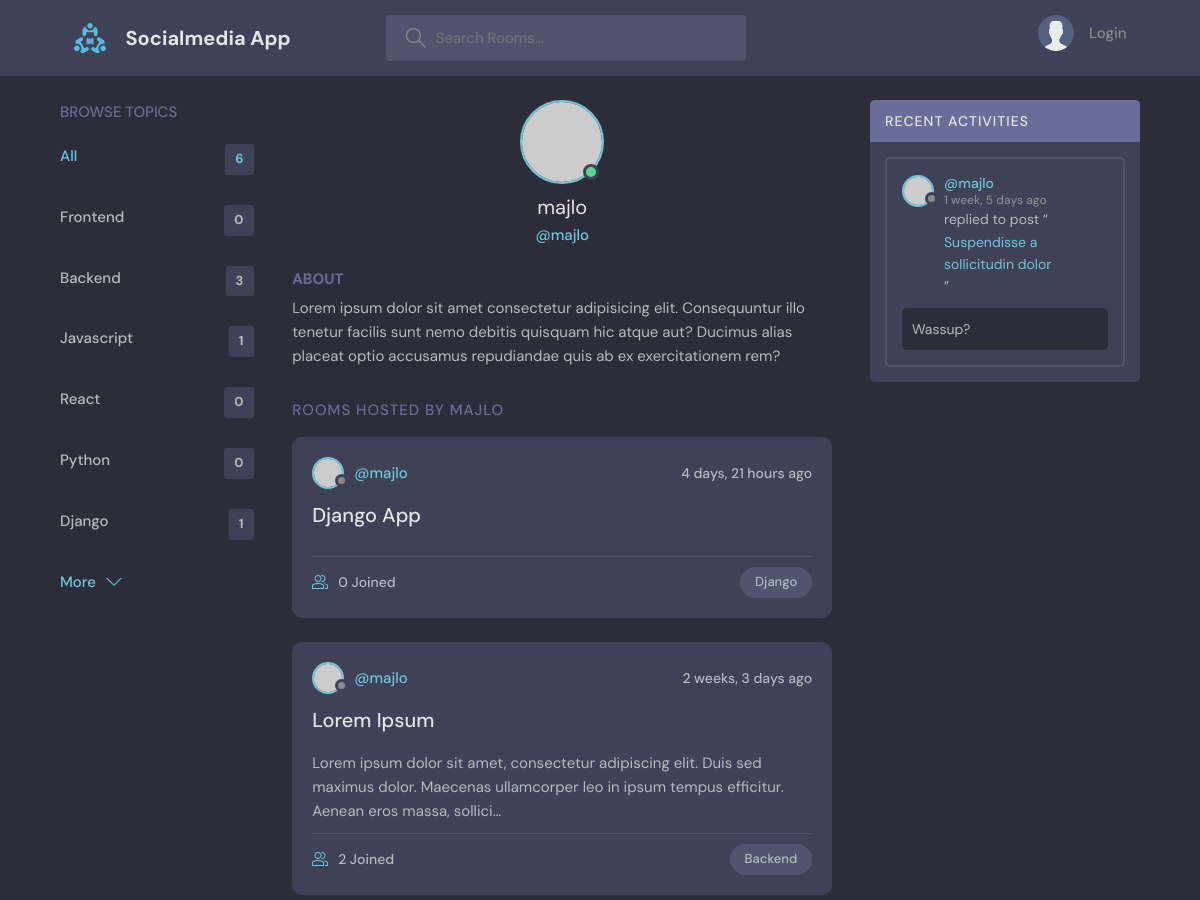
The page /profile/1 (upper part) on the database as committed earlier.
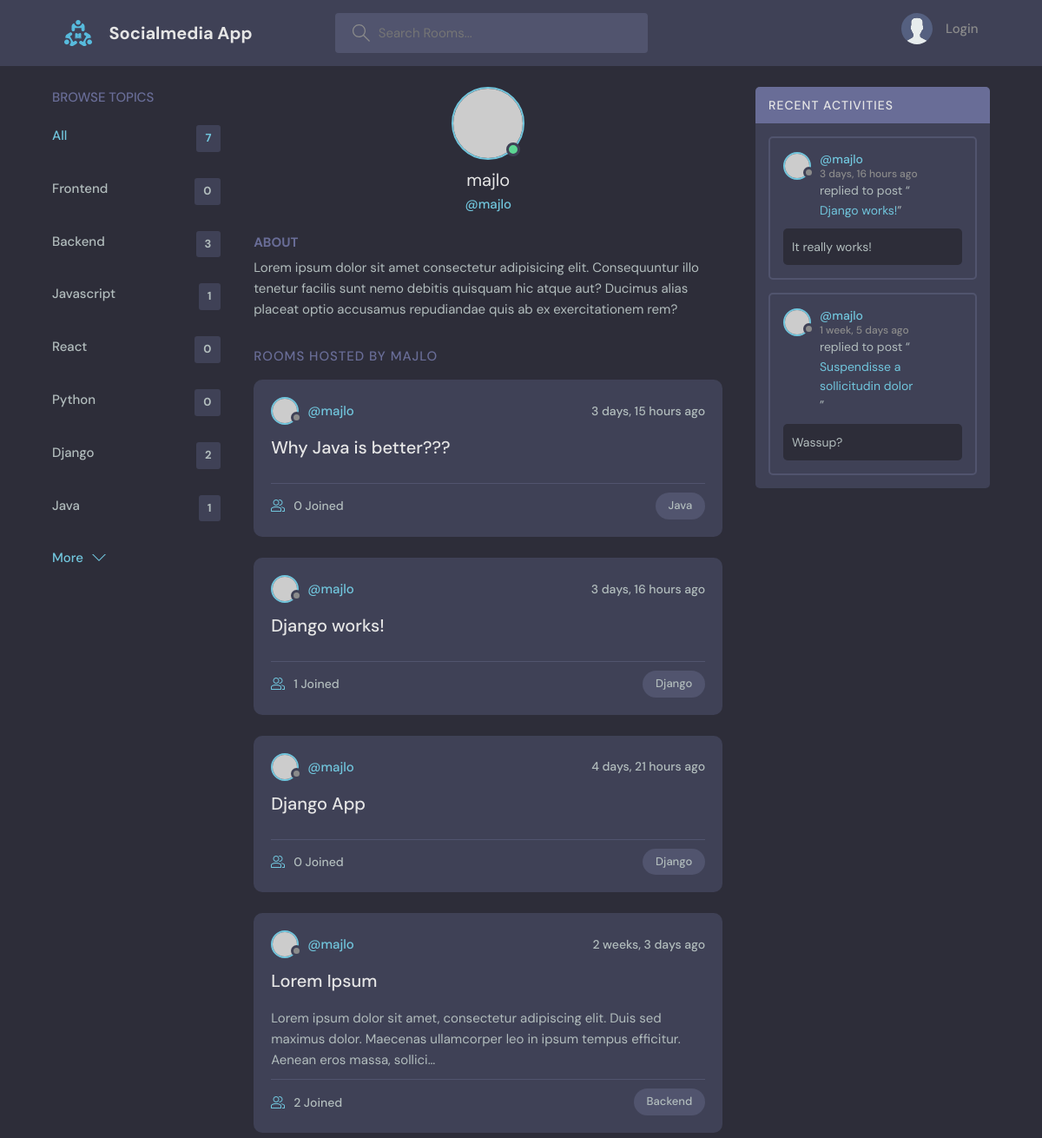
The same page on the database as committed later.
### base/models.py (models this page shows, shortened)
class Topic(models.Model):
    name = models.CharField(max_length=200)

class Room(models.Model):
    host = models.ForeignKey(User, null=True, on_delete=models.SET_NULL)
    topic = models.ForeignKey(Topic, null=True, on_delete=models.SET_NULL)
    name = models.CharField(max_length=200)
    description = models.TextField(null=True, blank=True)
    participants = models.ManyToManyField(User, related_name="participants", blank=True)
    updated = models.DateTimeField(auto_now=True)
    created = models.DateTimeField(auto_now_add=True)
    class Meta:
        ordering = ['-updated', '-created']
    def __str__(self):
        return self.name

class Message(models.Model):
    user = models.ForeignKey(User, on_delete=models.CASCADE)
    room = models.ForeignKey(Room, null=True, on_delete=models.CASCADE)
    body = models.TextField()
    updated = models.DateTimeField(auto_now=True)
    created = models.DateTimeField(auto_now_add=True)
    class Meta:
        ordering = ['-updated', '-created']

### base/views.py (the view)
# urls.py: path('profile/<str:pk>', views.userProfile, name='user-profile'),
def userProfile(request, pk):
    user = User.objects.get(id=pk)
    rooms = user.room_set.all()
    room_messages = user.message_set.all()
    topics = Topic.objects.all()
    context = { 'user':user, 'rooms':rooms, 'room_messages':room_messages, 'topics':topics }
    return render(request, 'base/profile.html', context)

### base/templates/base/profile.html (shortened to what this page needs)
{% extends 'main.html' %}
{% block content %}
  <main class="profile-page layout layout--3">
    <div class="container">
      {% include 'base/topics_component.html' %}
      <div class="roomList">
        <div class="profile">
          <div class="profile__avatar">
            <div class="avatar avatar--large active">
              <img src="https://randomuser.me/api/portraits/men/11.jpg" />
            </div>
          </div>
          <div class="profile__info">
            <h3>{{ user.username }}</h3>
            <p>@{{ user.username }}</p>
          </div>
          <div class="profile__about">
            <h3>About</h3>
            <p>
              Lorem ipsum dolor sit amet consectetur adipisicing elit. Consequuntur illo tenetur
              facilis sunt nemo debitis quisquam hic atque aut? Ducimus alias placeat optio
              accusamus repudiandae quis ab ex exercitationem rem?
            </p>
          </div>
        </div>
        <div class="roomList__header">
          <div>
            <h2>Rooms Hosted by {{ user.username }}</a>
            </h2>
          </div>
        </div>
        {% include 'base/feed_component.html' %}
      </div>
      {% include 'base/activity_component.html' %}
    </div>
  </main>
{% endblock %}

### templates/main.html (shortened to what this page needs)
<!DOCTYPE html>
{% load static %}
<html lang="en">
  <head>
    <link rel="stylesheet" href="{% static 'styles/style.css' %}" />
  </head>
  <body>
    {% include 'navbar.html' %}
    {% block content %}
    {% endblock %}
  </body>
</html>

### templates/navbar.html (shortened to what this page needs)
{% load static %}
<header class="header header--loggedIn">
    <div class="container">
      <a href="{% url 'home' %}" class="header__logo">
        <img src="{% static 'images/logo.svg' %}" />
        <h1>Socialmedia App</h1>
      </a>
      <form class="header__search" method="get" action="{% url 'home' %}">
        <label>
          <input type="text" name="q" placeholder="Search Rooms..." />
        </label>
      </form>
      <nav class="header__menu">
        {% if request.user.is_authenticated %}
            <div class="header__user">
                 <a href="{% url 'user-profile' request.user.id %}">
                    <div class="avatar avatar--medium active">
                    <img src="{% static 'images/avatar.svg' %}" />
                    </div>
                    <p>{{request.user.username}} <span>@{{request.user.username}}</span></p>
                </a>
                <button class="dropdown-button">
                    <svg version="1.1" xmlns="http://www.w3.org/2000/svg" width="32" height="32" viewBox="0 0 32 32">
                    <title>chevron-down</title>
                    <path d="M16 21l-13-13h-3l16 16 16-16h-3l-13 13z"></path>
                    </svg>
                </button>
            </div>
            <div class="dropdown-menu">
                <a href="{% url 'update-user' %}" class="dropdown-link">
                  <svg version="1.1" xmlns="http://www.w3.org/2000/svg" width="32" height="32" viewBox="0 0 32 32">
                    <title>tools</title>
                    <path
                        d="M27.465 32c-1.211 0-2.35-0.471-3.207-1.328l-9.392-9.391c-2.369 0.898-4.898 0.951-7.355 0.15-3.274-1.074-5.869-3.67-6.943-6.942-0.879-2.682-0.734-5.45 0.419-8.004 0.135-0.299 0.408-0.512 0.731-0.572 0.32-0.051 0.654 0.045 0.887 0.277l5.394 5.395 3.586-3.586-5.394-5.395c-0.232-0.232-0.336-0.564-0.276-0.887s0.272-0.596 0.572-0.732c2.552-1.152 5.318-1.295 8.001-0.418 3.274 1.074 5.869 3.67 6.943 6.942 0.806 2.457 0.752 4.987-0.15 7.358l9.392 9.391c0.844 0.842 1.328 2.012 1.328 3.207-0 2.5-2.034 4.535-4.535 4.535zM15.101 19.102c0.26 0 0.516 0.102 0.707 0.293l9.864 9.863c0.479 0.479 1.116 0.742 1.793 0.742 1.398 0 2.535-1.137 2.535-2.535 0-0.668-0.27-1.322-0.742-1.793l-9.864-9.863c-0.294-0.295-0.376-0.74-0.204-1.119 0.943-2.090 1.061-4.357 0.341-6.555-0.863-2.631-3.034-4.801-5.665-5.666-1.713-0.561-3.468-0.609-5.145-0.164l4.986 4.988c0.391 0.391 0.391 1.023 0 1.414l-5 5c-0.188 0.188-0.441 0.293-0.707 0.293s-0.52-0.105-0.707-0.293l-4.987-4.988c-0.45 1.682-0.397 3.436 0.164 5.146 0.863 2.631 3.034 4.801 5.665 5.666 2.2 0.721 4.466 0.604 6.555-0.342 0.132-0.059 0.271-0.088 0.411-0.088z"
                    ></path>
                    </svg>
                    Settings</a
                >
                <a href="{% url 'logout' %}" class="dropdown-link"
                    ><svg version="1.1" xmlns="http://www.w3.org/2000/svg" width="32" height="32" viewBox="0 0 32 32">
                    <title>sign-out</title>
                    <path
                        d="M3 0h22c0.553 0 1 0 1 0.553l-0 3.447h-2v-2h-20v28h20v-2h2l0 3.447c0 0.553-0.447 0.553-1 0.553h-22c-0.553 0-1-0.447-1-1v-30c0-0.553 0.447-1 1-1z"
                    ></path>
                    <path
                        d="M21.879 21.293l1.414 1.414 6.707-6.707-6.707-6.707-1.414 1.414 4.293 4.293h-14.172v2h14.172l-4.293 4.293z"
                    ></path>
                    </svg>
                    Logout</a
                >
            </div>
        {% else %}
            <a href="{% url 'login' %}">
                <img src="{% static 'images/avatar.svg' %}" />
                <p>Login</p>
            </a>
        {% endif %}
      </nav>
    </div>
</header>

### base/templates/base/topics_component.html
<div class="topics">
    <div class="topics__header">
        <h2>Browse Topics</h2>
    </div>
    <ul class="topics__list">
        <li>
            <a href="{% url 'home' %}" class="active">All <span>{{topics.count}}</span></a>
        </li>
        {% for topic in topics %}
            <li>
                <a href="{% url 'home' %}?q={{topic.name}}">{{ topic.name }} <span>{{topic.room_set.all.count}}</span></a>
            </li>
        {% endfor %}
    </ul>
    <a class="btn btn--link" href="{% url 'topics' %}">
        More
        <svg version="1.1" xmlns="http://www.w3.org/2000/svg" width="32" height="32" viewBox="0 0 32 32">
            <title>chevron-down</title>
            <path d="M16 21l-13-13h-3l16 16 16-16h-3l-13 13z"></path>
        </svg>
    </a>
</div>

### base/templates/base/feed_component.html (shortened to what this page needs)
{% for room in rooms %}
        <div class="roomListRoom">
            <div class="roomListRoom__header">
                <a href="{% url 'user-profile' room.host.id %}" class="roomListRoom__author">
                    <div class="avatar avatar--small">
                        <img src="https://randomuser.me/api/portraits/women/11.jpg" />
                    </div>
                    <span>@{{room.host.username}}</span>
                </a>
                <div class="roomListRoom__actions">
                    <span>{{room.created|timesince}} ago</span>
                </div>
            </div>
            <div class="roomListRoom__content">
                <a href="{% url 'room' room.id %}">{{room.name}}</a>
                {% if room.description != null and room.description|length > 160 %}
                    <p>
                        {{room.description | truncatechars:160}}
                    </p>
                {% endif %}
            </div>
            <div class="roomListRoom__meta">
                <a href="{% url 'room' room.id %}" class="roomListRoom__joined">
                    {{room.participants.all.count}} Joined
                </a>
                <p class="roomListRoom__topic">{{room.topic.name}}</p>
            </div>
        </div>
{% endfor %}

### base/templates/base/activity_component.html (shortened to what this page needs)
<div class="activities">
    <div class="activities__header">
      <h2>Recent Activities</h2>
    </div>
    {% for message in room_messages %}
        <div class="activities__box">
            <div class="activities__boxHeader roomListRoom__header">
                <a href="{% url 'user-profile' message.user.id %}" class="roomListRoom__author">
                    <div class="avatar avatar--small">
                        <img src="https://randomuser.me/api/portraits/women/11.jpg" />
                    </div>
                    <p>
                        @{{message.user.username}}
                        <span>{{ message.created|timesince}} ago</span>
                    </p>
                </a>
            </div>
            <div class="activities__boxContent">
                <p>replied to post “<a href="{% url 'room' message.room.id %}">{{ message.room }}</a>”</p>
                <div class="activities__boxRoomContent">
                    {{ message.body }}
                </div>
            </div>
        </div>
    {% endfor %}
</div>

Rows that differ between the two databases and show on the page:
computed for Topic "Django": room_set.all.count "1" → "2"
added Topic: name "Java", room_set.all.count "1"
added Room: host.username "majlo", created "3 days, 15 hours", name "Why Java is better???", participants.all.count "0", topic.name "Java"
added Room: host.username "majlo", created "3 days, 16 hours", name "Django works!", participants.all.count "1", topic.name "Django"
added Message: user.username "majlo", created "3 days, 16 hours", room "Django works!", body "It really works!"
Other text that changed with them:
{{ topics.count }}: "6" → "7"
